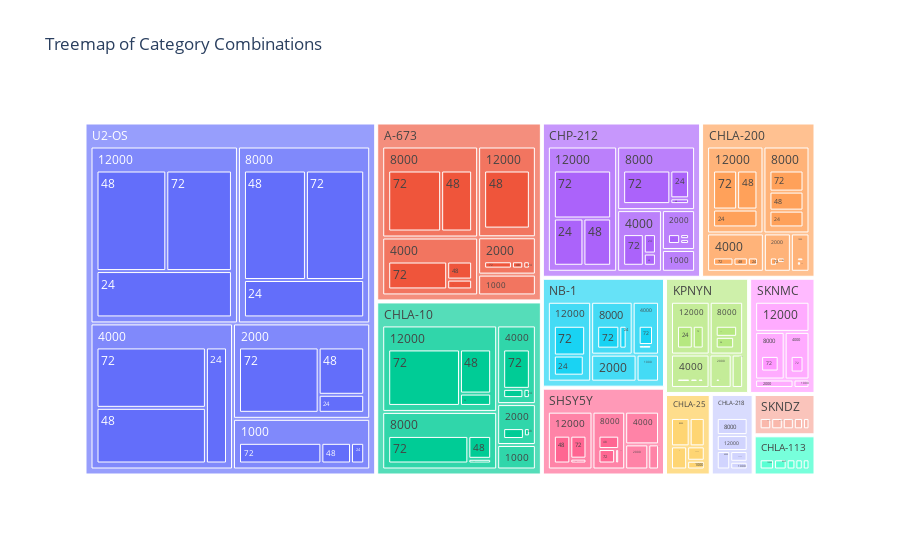

Source (notebook cell):
### Markdown cell above
# Treemap Cell Count Figures

### Code cell
cellcountdf = (
    round2df[["Metadata_cell_line", "Metadata_seeding_density", "Metadata_time_point"]]
    .value_counts()
    .reset_index(name="count")
)

fig = px.treemap(
    cellcountdf,
    path=["Metadata_cell_line", "Metadata_seeding_density", "Metadata_time_point"],
    values="count",
    title="Treemap of Category Combinations",
)

fig.show()
fig.write_image(static_figure_path / "cell_count_treemap.png", width=2000, height=1200)
fig.write_html(
    int_figure_path / "cell_count_treemap.html",
    full_html=True,
    include_plotlyjs="embed",
)

### Figure 1 — Plotly figure (JSON) as saved in the notebook; plotly's stock layout.template omitted (floating-point values rounded to 4 significant figures; data arrays with more than 128 entries replaced by an {"elided": "..."} marker saying what was removed)
{"data": [{"branchvalues": "total", "domain": {"x": [0.0, 1.0], "y": [0.0, 1.0]}, "hovertemplate": "labels=%{label}<br>count=%{value}<br>parent=%{parent}<br>id=%{id}<extra></extra>", "ids": {"elided": "267 str values"}, "labels": {"elided": "267 str values"}, "name": "", "parents": {"elided": "267 str values"}, "type": "treemap", "values": {"elided": "267 float values"}}], "layout": {"legend": {"tracegroupgap": 0}, "title": {"text": "Treemap of Category Combinations"}}}
